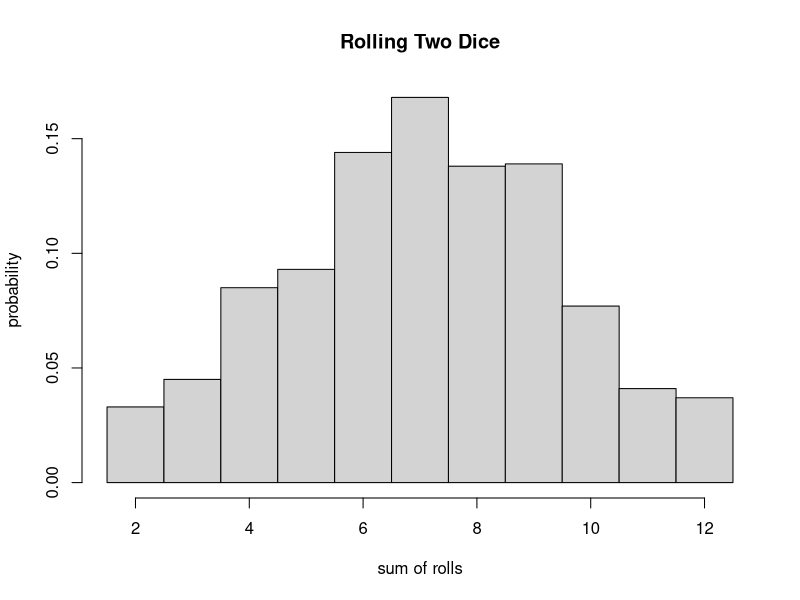
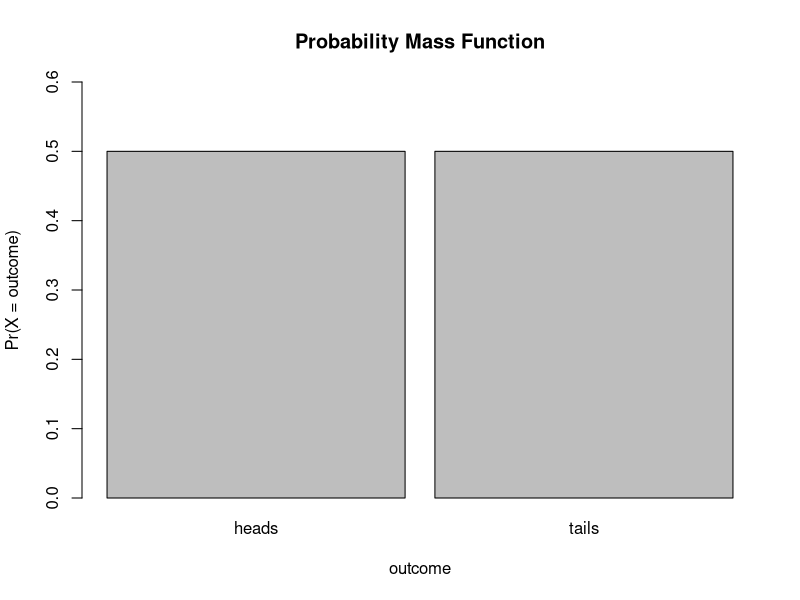
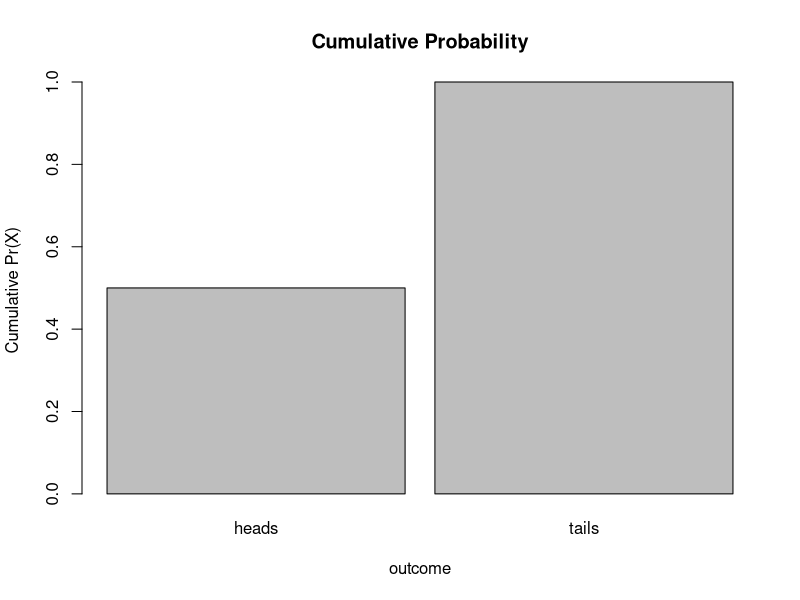
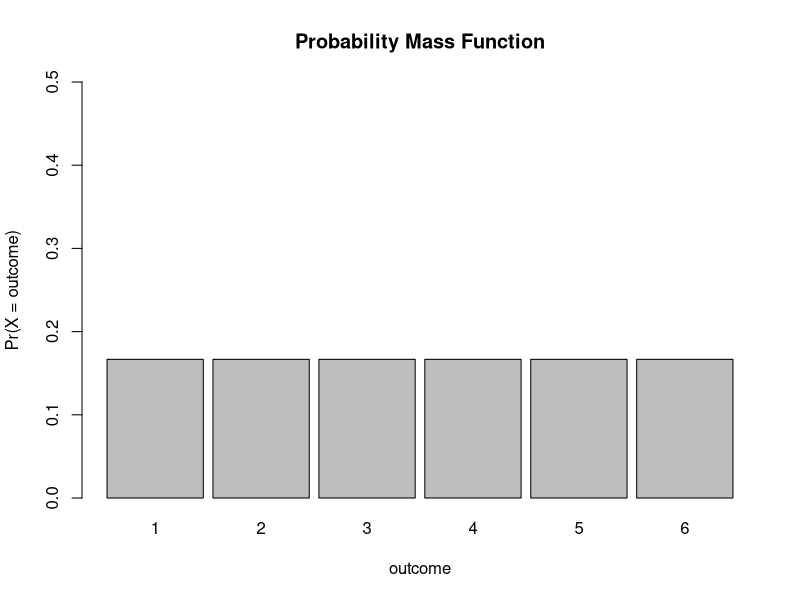
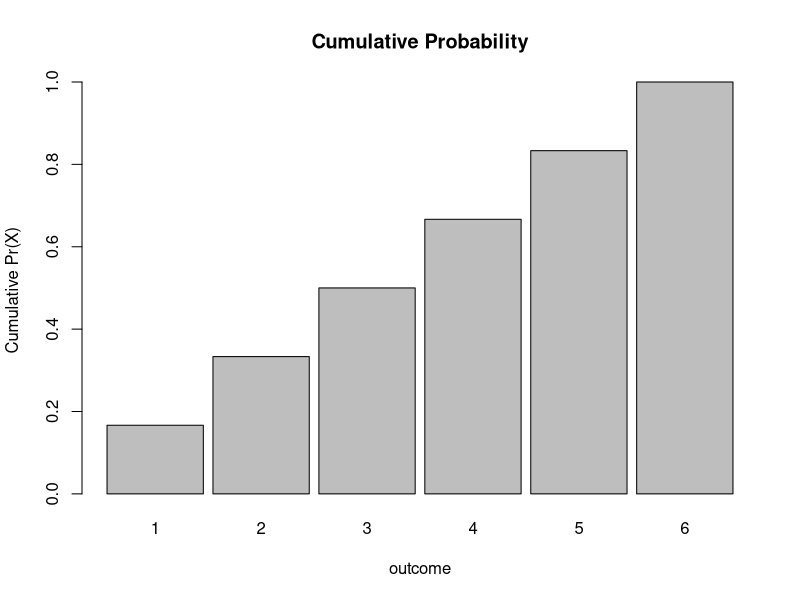
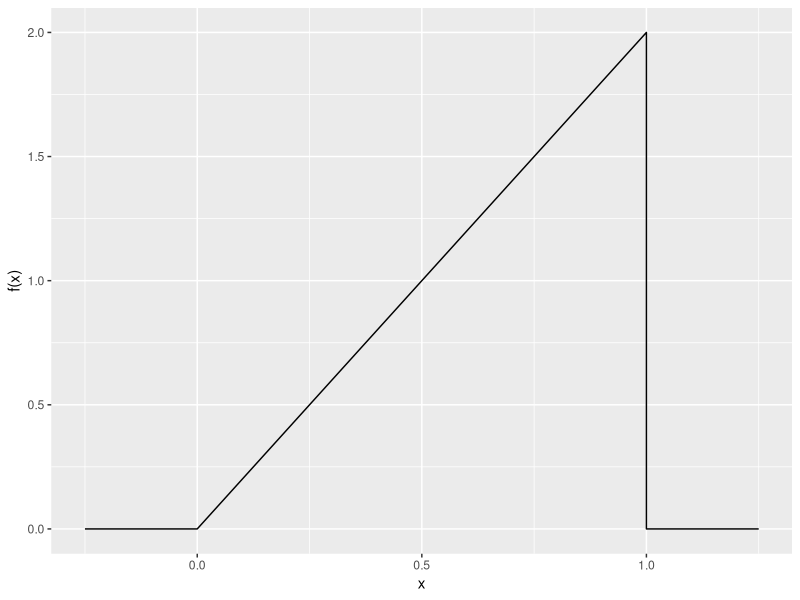
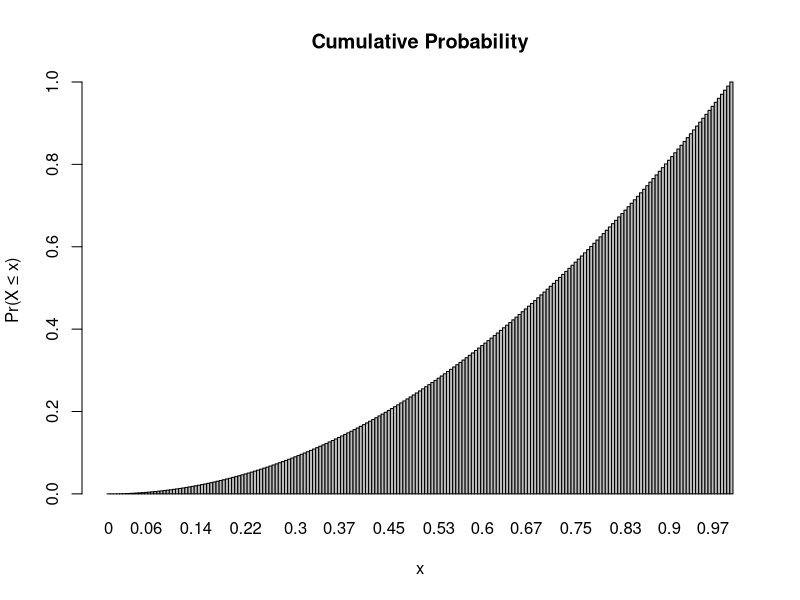
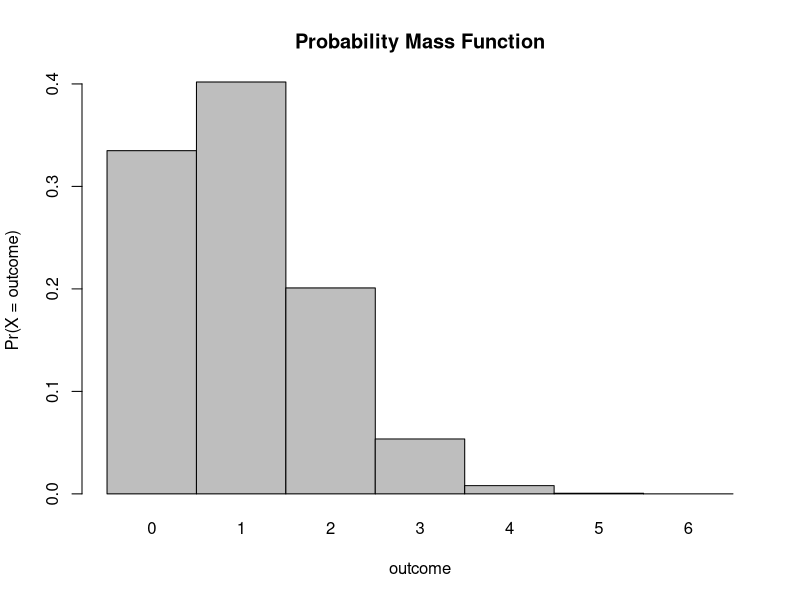

R code for these plots, in order:
## ---- chunk 1
knitr::opts_chunk$set(
	echo = TRUE,
	warning = FALSE,
	comment = "##",
	prompt = TRUE,
	tidy = TRUE,
	tidy.opts = list(width.cutoff = 75),
	fig.path = "img/"
)
## ---- chunk 2
nrolls <- 1000
roll <- function(x) {sample(1:6, x, replace = TRUE)}
two_dice <- roll(nrolls)+roll(nrolls)
hist(two_dice,breaks=c(1.5:12.5), probability = TRUE, main="Rolling Two Dice", xlab = "sum of rolls", ylab = "probability")
## ---- chunk 3
outcomes <- c("heads","tails")
prob <- c(1/2,1/2)
barplot(prob,ylim=c(0,0.6),names.arg=outcomes,space=0.1, xlab="outcome",ylab="Pr(X = outcome)",main="Probability Mass Function")
cumprob <- cumsum(prob)
barplot(cumprob,names.arg=outcomes,space=0.1,xlab="outcome",ylab="Cumulative Pr(X)",main = "Cumulative Probability")
## ---- chunk 4
outcomes <- c(1,2,3,4,5,6)
prob <- c(1/6,1/6,1/6,1/6,1/6,1/6)
barplot(prob,ylim=c(0,0.5),names.arg=outcomes,space=0.1,xlab="outcome",ylab="Pr(X = outcome)",main="Probability Mass Function")
cumprob <- cumsum(prob)
barplot(cumprob,names.arg=outcomes,space=0.1,xlab="outcome",ylab="Cumulative Pr(X)",main = "Cumulative Probability")
## ---- chunk 5
library(ggplot2)
a <- 2
b <- 1
K <- 2
x <- seq(from= 0, to=1, by = 0.025)
fx <- K*x^(a-1)*(1-x)^(b-1)
lower_x <- seq(from=-0.25, to=0, by= 0.025) # add some values of x less than zero
upper_x <- seq(from=1, to=1.25, by= 0.025) # add some values of x greater than one
lower_fx <- rep(0,11) # add fx=0 values to x<0
upper_fx <- rep(0,11) # add fx=0 values to x>1
x <- c(lower_x,x,upper_x) # paste xs together
fx <- c(lower_fx,fx,upper_fx) # paste fxs together
d <- as.data.frame(cbind(x,fx))
p <- ggplot(data = d, aes(x=x, y=fx)) + xlab("x") + ylab("f(x)") + geom_line()
p
## ---- chunk 6
x <- seq(from=0, to=1, by=0.005)
prob <- 0.5 * x * K*x^(a-1)*(1-x)^(b-1)
barplot(prob,names.arg=x,space=0,main = "Cumulative Probability", xlab="x",ylab="Pr(X ≤ x)")
## ---- chunk 7
pbeta(0.75, 2, 1) # cumulative probability for x ≤ 0.75
pbeta(0.5, 2, 1) # cumulative probability for x ≤ 0.50
## ---- chunk 8
pbeta (0.7,2,1) # yields .49
qbeta (0.49,2,1) # yield 0.7
## ---- chunk 9
m <-sum(seq(1:6) * 1/6)
m
## ---- chunk 10
var <- sum((seq(1:6)-mean(seq(1:6)))^2 * (1/6))
var
## ---- chunk 11
n <- 6 # number of trials
k <- 6 # number of successes
p <- 1/6
prob <- (factorial(n)/(factorial(k)*factorial(n-k)))*(p^k)*(1-p)^(n-k)
prob
k <- 3 # number of successes
prob <- (factorial(n)/(factorial(k)*factorial(n-k)))*(p^k)*(1-p)^(n-k)
prob
## ---- chunk 12
dbinom(x=k,size=n,prob=p)
## ---- chunk 13
probset<-dbinom(x=0:6,size=6,prob=1/6) # x is number of successes, size is number of trials
barplot(probset,names.arg=0:6,space=0,xlab="outcome",ylab="Pr(X = outcome)", main="Probability Mass Function")
cumprob = cumsum(probset)
barplot(cumprob,names.arg=0:6,space=0.1,xlab="outcome",ylab="Cumulative Pr(X)",main = "Cumulative Probability")
sum(probset) # equals 1, as it should
## ---- chunk 14
dbinom(x=3,size=6,prob=1/6)
## ---- chunk 15
pbinom(q=3,size=6,prob=1/6) # note the name of the argument is q not x
## ---- chunk 16
sum(dbinom(x=0:3,size=6,prob=1/6)) # this sums the probabilities of 0, 1, 2, and 3 successes
## ---- chunk 17
x <- 0:10
l = 3.5
probset<-dpois(x=x,lambda=l)
barplot(probset,names.arg=x,space=0,xlab="x",ylab="Pr(X = x)",main="Probability Mass Function")
x <- 0:20
l = 10
probset<-dpois(x=x,lambda=l)
barplot(probset,names.arg=x,space=0,xlab="x",ylab="Pr(X = x)",main="Probability Mass Function")
x <- 0:50
l = 20
probset<-dpois(x=x,lambda=l)
barplot(probset,names.arg=x,space=0,xlab="x",ylab="Pr(X = x)",main="Probability Mass Function")
## ---- chunk 18
x <- 0:10
l <- 3.5
barplot(ppois(q=x,lambda=l),ylim=0:1,space=0, names.arg=x,xlab="x",ylab="Pr(X ≤ x)",main="Cumulative Probability")
x <- 0:20
l <- 10
barplot(ppois(q=x,lambda=l),ylim=0:1,space=0, names.arg=x,xlab="x",ylab="Pr(X ≤ x)",main="Cumulative Probability")
x <- 0:50
l <- 20
barplot(ppois(q=x,lambda=l),ylim=0:1,space=0, names.arg=x,xlab="x",ylab="Pr(X ≤ x)",main="Cumulative Probability")
## ---- chunk 19
a <- 4
b <- 8
x <- seq(from=a-(b-a), to=b+(b-a), by=0.01)
fx <- dunif(x,min=a, max=b) # dunif() evaluates the density at each x
plot(x,fx,type="l",xlab="x",ylab="f(x)",main="Probability Density Function")
## ---- chunk 20
# punif() is the cumulative probability density up to a given x
plot(x,punif(q=x,min=a,max=b),type="l",xlab="x",ylab="Pr(X ≤ x)",main="Cumulative Probability") # the CDF increases linearly over the given interval
## ---- chunk 21
p <- pnorm(8,mean=6,sd=2)-pnorm(7,mean=6,sd=2)
p
## ---- chunk 22
mu <- 0
sigma <- 1
p <- pnorm(mu + 2*sigma, mean=mu, sd=sigma) - pnorm(mu - 2*sigma, mean=mu, sd=sigma)
p
## ---- chunk 23
p <- pnorm(mu + 1*sigma, mean=mu, sd=sigma) - pnorm(mu - 1*sigma, mean=mu, sd=sigma)
p
## ---- chunk 24
N <- 1000
mu <- 3.5
sigma <- 4
v <- rnorm(N,mu,sigma)
mean(v)
var(v)
se <- sqrt(var(v)/N)
se
hist(v,breaks=seq(from=-15, to=20, by=0.5), probability = TRUE)
## ---- chunk 25
qqnorm(v,main="Normal QQ plot random normal variables")
qqline(v,col="gray")
